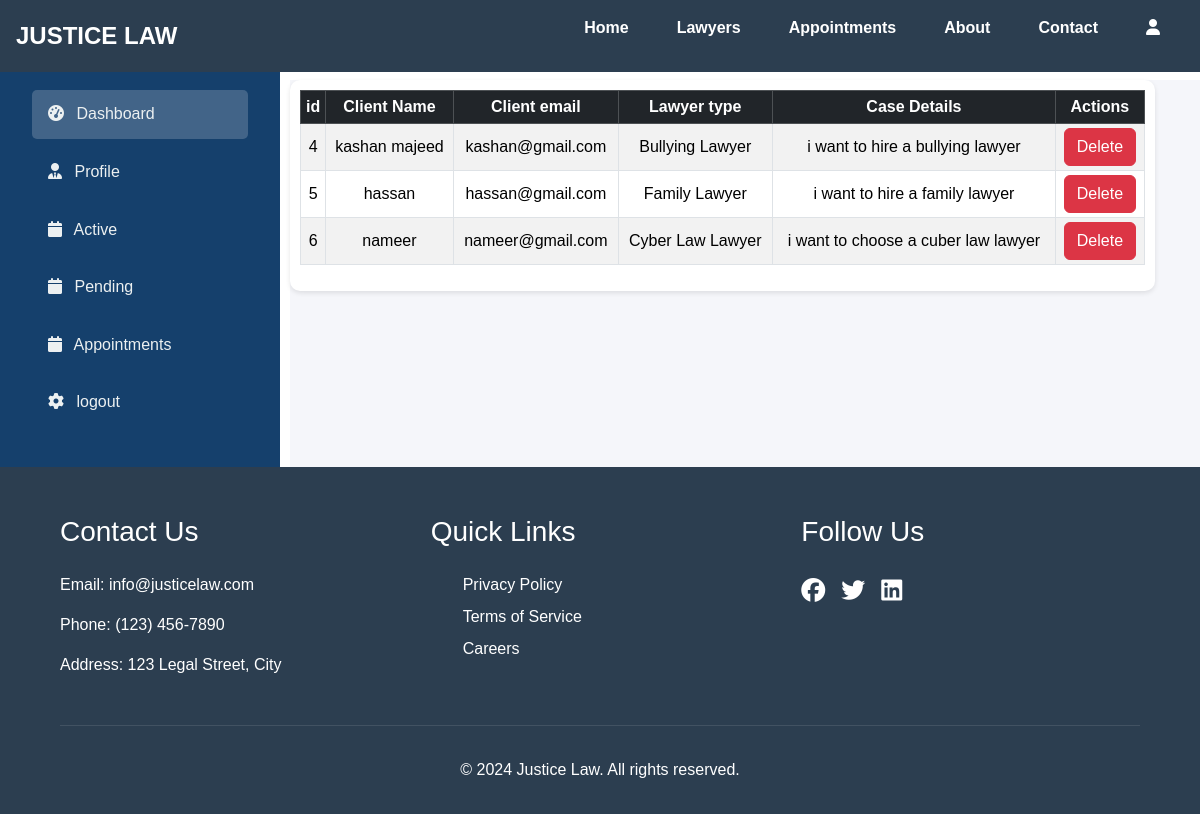
The page /lawyers-appointments.php (signed in) on the database its author committed.
### tables this page shows
CREATE TABLE `appointments` (
  `id` int(11) NOT NULL,
  `client_id` int(11) NOT NULL,
  `lawyer_id` int(11) NOT NULL,
  `name` varchar(55) NOT NULL,
  `email` varchar(55) NOT NULL,
  `password` int(11) NOT NULL,
  `lawyer_type` varchar(55) NOT NULL,
  `details` varchar(500) NOT NULL,
  `status` int(11) NOT NULL
);

### lawyers-appointments.php (the view, shortened to what this page needs)
<!DOCTYPE html>
<html lang="en">
<head>
  <link rel="stylesheet" href="navbar.css">
  <link href="https://cdn.jsdelivr.net/npm/bootstrap@5.3.2/dist/css/bootstrap.min.css" rel="stylesheet">
  <link href="https://cdnjs.cloudflare.com/ajax/libs/font-awesome/6.5.0/css/all.min.css" rel="stylesheet">
</head>
<body>
    <?php include 'navbar.php'?>
    <div class="d-flex flex-column flex-md-row" id="abbu">
        <div class="admin-sidebar">
            <h3 class="mb-4">VIP Admin</h3>
            <nav>
                <a href="lawyer-dashboard.php" class="nav-link active">
                    <i class="fas fa-tachometer-alt me-2"></i>
                    <span>Dashboard</span>
                </a>
                <a href="lawyer-profile.php" class="nav-link">
                    <i class="fas fa-user-tie me-2"></i>
                    <span>Profile</span>
                </a>
                <a href="lawyer-active.php" class="nav-link">
                    <i class="fas fa-calendar me-2"></i>
                    <span>Active</span>
                </a>
                <a href="lawyer-pending.php" class="nav-link">
                    <i class="fas fa-calendar me-2"></i>
                    <span>Pending</span>
                </a>
                <a href="lawyers-appointments.php" class="nav-link">
                    <i class="fas fa-calendar me-2"></i>
                    <span>Appointments</span>
                </a>
                <a href="lawyer-logout.php" class="nav-link">
                    <i class="fas fa-cog me-2"></i>
                    <span>logout</span>
                </a>
            </nav>
        </div>
        <div class="main-content">
                <div class="appointments-section">
                    <table class="table table-striped table-bordered table-hover table-responsive table-sm">
                        <thead class="table-dark text-center align-middle text-nowrap">
                            <tr>
                                <th>id</th>
                                <th>Client Name</th>
                                <th>Client email</th>
                                <th>Lawyer type</th>
                                <th>Case Details</th>
                                <th>Actions</th>
                            </tr>
                        </thead>
                            <tbody class="text-center align-middle">
                            <?php
                            include 'dbconnect.php';
                            $query= "SELECT * FROM appointments";
                            $result = mysqli_query($conn, $query);
                           ?>
                           <?php
                           while($row = mysqli_fetch_assoc($result)){
                               echo "<tr>";
                               echo "<td>".$row['id']."</td>";
                               echo "<td>".$row['name']."</td>";
                               echo "<td>".$row['email']."</td>";
                               echo "<td>".$row['lawyer_type']."</td>";
                               echo "<td>".$row['details']."</td>";
                               echo "<td>
                                       <button class='btn btn-danger'>Delete</button>
                                     </td>";
                               echo "</tr>";
                           }
                           ?>
                            </tbody>
                    </table>
                </div>
            </div>
        </div>
  <?php include 'footer.php'?>
</body>
</html>

### lawyers-appointments.php (style rules this page uses)
:root { --primary-color: #15406cff; --secondary-color: #1a426bff; --accent-color: #3498db; --text-light: #ecf0f1; }
* { margin: 0; padding: 0; box-sizing: border-box; font-family: 'Arial', sans-serif; }
.active { background: #f5f6fa33; }
.nav-link { color: var(--text-light); padding: 0.8rem 1rem; margin: 0.5rem 0; border-radius: 5px; transition: all 0.3s ease; }
.admin-sidebar { width: 280px; background: var(--primary-color); padding: 2rem; color: var(--text-light); }
.main-content { flex: 1; background: #f5f6fa; margin-top: 80px; margin-left: 10px; }
.appointments-section { background: white; padding: 10px; width: 95%; border-radius: 10px; box-shadow: 0 2px 5px rgba(0,0,0,0.1); }

### rows shown on the page
appointments: id "4", name "kashan majeed", email "kashan@gmail.com", lawyer_type "Bullying Lawyer", details "i want to hire a bullying lawyer"
appointments: id "5", name "hassan", email "hassan@gmail.com", lawyer_type "Family Lawyer", details "i want to hire a family lawyer"
appointments: id "6", name "nameer", email "nameer@gmail.com", lawyer_type "Cyber Law Lawyer", details "i want to choose a cuber law lawyer"
